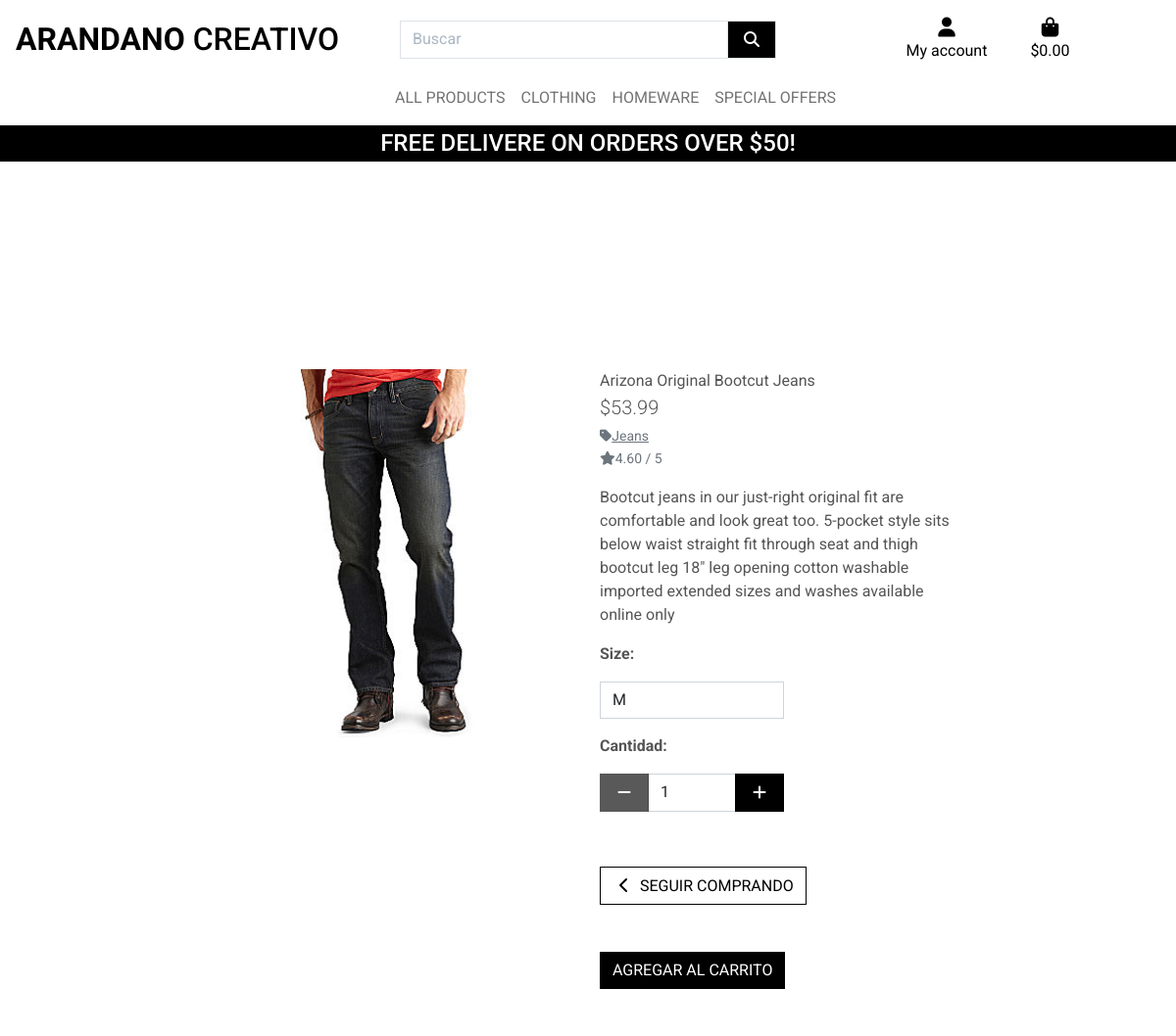
The page /products/1/ on the database as committed earlier.
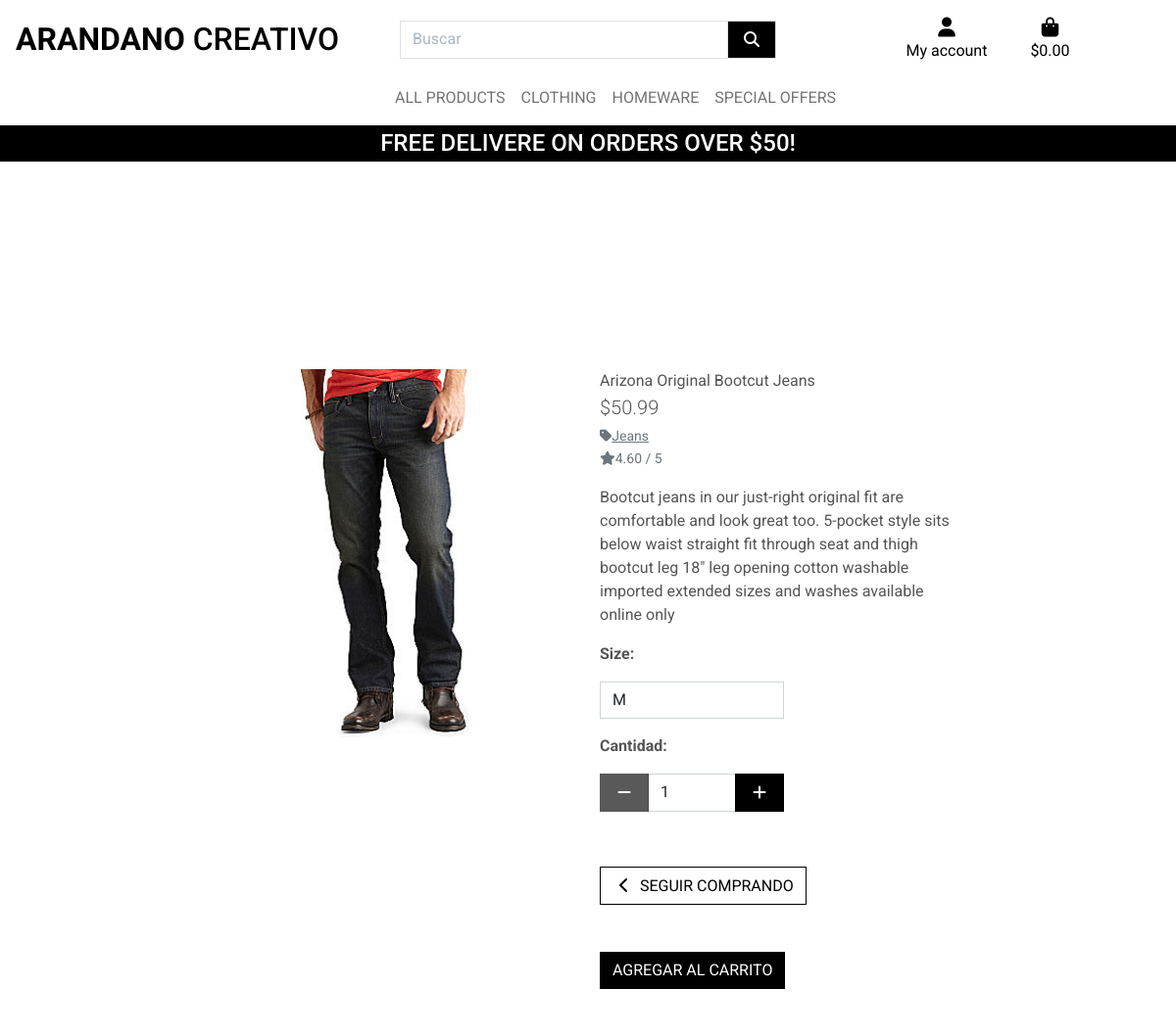
The same page on the database as committed later.
### products/models.py (models this page shows, shortened)
class Product(models.Model):
    category = models.ForeignKey(
        'Category', null=True, blank=True, on_delete=models.SET_NULL)
    sku = models. CharField(max_length=254, null=True, blank=True)
    name = models.CharField(max_length=254)
    description = models. TextField()
    has_sizes = models.BooleanField(default=False, null=True, blank=True)
    price = models.DecimalField(max_digits=6, decimal_places=2)
    rating = models.DecimalField(
        max_digits=6, decimal_places=2, null=True, blank=True)
    image_url = models. URLField(max_length=1024, null=True, blank=True)
    image = models.ImageField(null=True, blank=True)

class Category(models.Model):
    class Meta:
        verbose_name_plural = 'Categories'
    name = models.CharField(max_length=254)
    friendly_name = models.CharField(max_length=254, null=True, blank=True)

### products/views.py (the view)
# urls.py: path('<int:product_id>/', views.product_detail, name='product_detail'),
def product_detail(request, product_id):
    product = get_object_or_404(Product, pk=product_id)
    context = {
        'product': product,
    }
    return render(request, 'products/product_detail.html', context)

### bag/contexts.py (called while the page is built, shortened)
def bag_contents(request):
    bag_items = []
    total = 0
    product_count = 0
    bag = request.session.get('bag', {})
    if total < settings.FREE_DELIVERY_THRESHOLD:
        delivery = total * Decimal(settings.STANDARD_DELIVERY_PERCENTAGE / 100)
        free_delivery_delta = settings.FREE_DELIVERY_THRESHOLD - total
    else:
        delivery = 0
        free_delivery_delta = 0
    grand_total = delivery + total
    context = {
        'bag_items': bag_items,
        'total': total,
        'product_count': product_count,
        'delivery': delivery,
        'free_delivery_delta': free_delivery_delta,
        'free_delivery_threshold': settings.FREE_DELIVERY_THRESHOLD,
        'grand_total': grand_total,
    }
    return context

### products/templates/products/product_detail.html (shortened to what the changed rows need)
{% extends "base.html" %}
{% load static %}
{% block content %}
    <div class="container-fluid">
        <div class="row">
            <div class="col-12 col-md-6 col-lg-4 offset-lg-2">
                <div class="image-container my-5">
                    {% if product.image %}
                        <a href="{{ product.image.url }}" target="_blank">
                            <img class="card-img-top img-fluid" src="{{ product.image.url }}" alt="{{ product.name }}">
                        </a>
                        {% else %}
                        <a href="">
                            <img class="card-img-top img-fluid" src="{{ MEDIA_URL }}noimage.png" alt="{{ product.name }}">
                        </a>
                    {% endif %}
                </div>
            </div>
            <div class="col-12 col-md-6 col-lg-4">
                <div class="product-details-container mb-5 mt-md-5">
                    <p class="mb-0">{{ product.name }}</p>
                    <p class="lead mb-0 text-left font-weight-bold">${{ product.price }}</p>
                    {% if product.category %}
                        <p class="small mt-1 mb-0">
                            <a class="text-muted" href="{% url 'products' %}?category={{ product.category.name }}">
                                <i class="fas fa-tag mr-1"></i>{{ product.category.friendly_name }}
                            </a>
                        </p>
                    {% endif %}
                    {% if product.rating %}
                        <small class="text-muted"><i class="fas fa-star mr-1"></i>{{ product.rating }} / 5</small>
                    {% else %}
                        <small class="text-muted">No Rating</small>
                    {% endif %}
                    <p class="mt-3">{{ product.description }}</p>
                    <form class="form" action="{% url 'add_to_bag' product.id %}" method="POST">
                        <div class="form-row">
                            {% with product.has_sizes as s %}
                            <div class="col-12">
                                <div class="form-group w-50">
                                    <div class="input-group">
                                        <div class="input-group-prepend">
                                            <button class="decrement-qty btn btn-black rounded-0" data-item_id="{{ product.id }}"
                                                id="decrement-qty_{{ product.id }}">
                                            </button>
                                        </div>
                                        <input class="form-control qty_input" type="number" name="quantity" value="1" min="1" max="99"
                                            data-item_id="{{ product.id }}" id="id_qty_{{ product.id }}">
                                        <div class="input-group-append">
                                            <button class="increment-qty btn btn-black rounded-0" data-item_id="{{ product.id }}"
                                                id="increment-qty_{{ product.id }}">
                                            </button>
                                        </div>
                                    </div>
                                </div>
                            </div>
                            {% endwith %}
                        </div>
                    </form>
                </div>
            </div>
        </div>
    </div>
{% endblock %}

Rows that differ between the two databases and show on the page:
changed Product "Arizona Original Bootcut Jeans": price "53.99" → "50.99"
